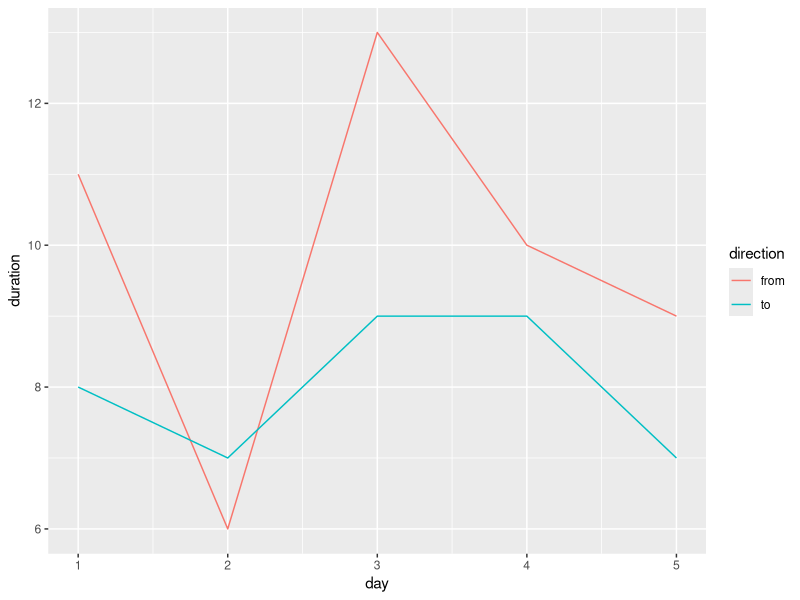

Here is the R script that generated this plot:
## ---- chunk 1
#| label: setup
#| message: false

library(tidyverse)
commute <- data.frame(day = c(1, 2, 3, 4, 5),
                      to = c(8, 7, 9, 9, 7),
                      from = c(11, 6, 13, 10, 9))
## ---- chunk 2
tidy_commute <- commute %>% 
  pivot_longer(cols = to:from, 
               names_to = "direction", 
               values_to = "duration")

## ---- chunk 3
tidy_commute %>% 
  ggplot(aes(x = day, 
             y = duration, 
             color = direction)) + 
  geom_line()
## ---- chunk 4
table1
  
## ---- chunk 5
table2
